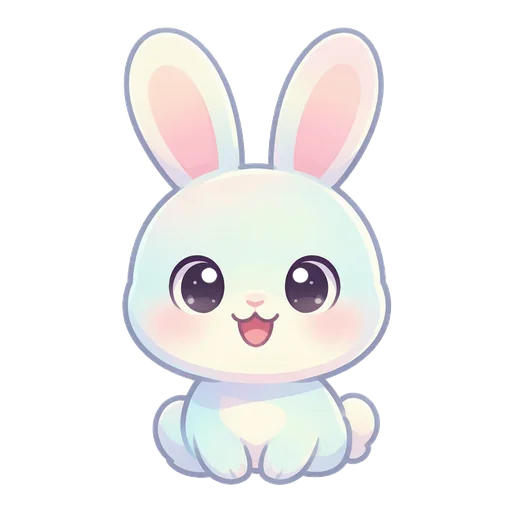
#> input picture app/src/main/assets/cards/001.webp, 512 x 512 px; its folder holds 4 pictures in this run
$ python gen_icon_aliases.py
#> lines starting #> are read from the running program, lines starting #| are printed output that depends on the picture
#!/usr/bin/env python3
# -*- coding: utf-8 -*-
"""
生成「自定义图标」所需的全部资源 + 清单别名（幂等，可重复运行）：
  1. res/mipmap-xxxhdpi/cardart_NNN.webp   101 张卡面（432px 画布，萌宠居中 224px，占 108dp 的 56dp）
  2. res/drawable/icon_bg_<rarity>.xml     5 个稀有度渐变底
  3. res/drawable/icon_ring_<rarity>.xml   5 个稀有度描边圈（62dp，位于 66dp 安全区内）
  4. res/drawable/icon_fg_cNNN_<r>.xml     505 个前景 layer-list（描边圈 + 卡面）
  5. res/mipmap-anydpi-v26/icon_cNNN_<r>.xml  505 个自适应图标
  6. AndroidManifest.xml 中插入 506 个 activity-alias（默认 standard + 101×5 卡片别名）
     卡片别名默认 enabled=false，运行时由 IconSwitcher 切换。

用法：在仓库根目录执行  python3 tools/gen_icon_aliases.py
依赖：Pillow（pip install Pillow）
"""
import os
import re
from PIL import Image

ROOT = os.path.normpath(os.path.join(os.path.dirname(__file__), ".."))
SRC = os.path.join(ROOT, "app/src/main/assets/cards")
RES = os.path.join(ROOT, "app/src/main/res")
DRAWABLE = os.path.join(RES, "drawable")
MIPMAP_XXXHDPI = os.path.join(RES, "mipmap-xxxhdpi")
MIPMAP_V26 = os.path.join(RES, "mipmap-anydpi-v26")
MANIFEST = os.path.join(ROOT, "app/src/main/AndroidManifest.xml")

TOTAL = 101
CANVAS = 432          # 自适应图标画布 108dp @ xxxhdpi(4x)
ART_SIZE = 224        # 萌宠 56dp @4x，居中，66dp 安全区内
RING_DP = 62          # 描边圈直径，外缘 < 66dp 安全区

# (别名后缀, 背景类型, 起始色, 结束色, 描边色, 描边宽dp)
RARITIES = [
    ("common",  "linear",  "#1B2130", "#141926", "#8B93A7", "1.5"),
    ("copper",  "linear",  "#2A2118", "#1B1611", "#C97A45", "2"),
    ("silver",  "linear",  "#232B38", "#161B24", "#C9D4E3", "2"),
    ("gold",    "linear",  "#3A2E0F", "#1C180C", "#F5C542", "2.5"),
    ("diamond", "radial",  "#1F5A68", "#0C1B22", "#67E8F9", "2.5"),
]


def gen_cardart():
    os.makedirs(MIPMAP_XXXHDPI, exist_ok=True)
    for i in range(1, TOTAL + 1):
        src = Image.open(os.path.join(SRC, "%03d.webp" % i)).convert("RGBA")
#> src is the input picture: PIL image 512x512 RGBA; mean R, G, B, A 88.6, 87.3, 87.2, 91.6
        art = src.crop(src.getbbox())          # 紧裁透明底
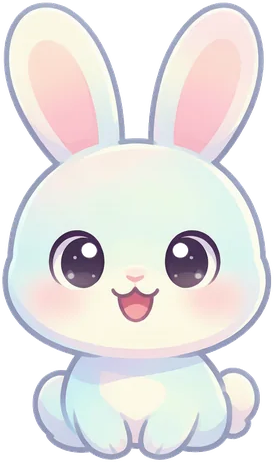
#> art: PIL image 274x462 RGBA; mean R, G, B, A 182.8, 180.2, 179.8, 189.6; transparent parts drawn white
        art.thumbnail((ART_SIZE, ART_SIZE), Image.LANCZOS)
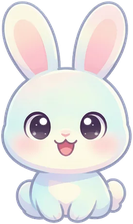
#> art: PIL image 133x224 RGBA; mean R, G, B, A 174, 171.3, 171.4, 189.6; transparent parts drawn white
        canvas = Image.new("RGBA", (CANVAS, CANVAS), (0, 0, 0, 0))
#> canvas: PIL image 432x432 RGBA; every value is 0
        canvas.paste(art, ((CANVAS - art.width) // 2, (CANVAS - art.height) // 2), art)
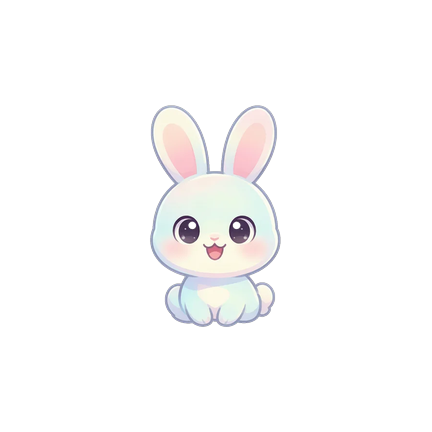
#> canvas: PIL image 432x432 RGBA; mean R, G, B, A 26.5, 26, 25.9, 30; transparent parts drawn white
        canvas.save(os.path.join(MIPMAP_XXXHDPI, "cardart_%03d.webp" % i), "WEBP", quality=85, method=6)
#> pass 2 of the loop in gen_cardart, `for i in range(1, TOTAL + 1):`:
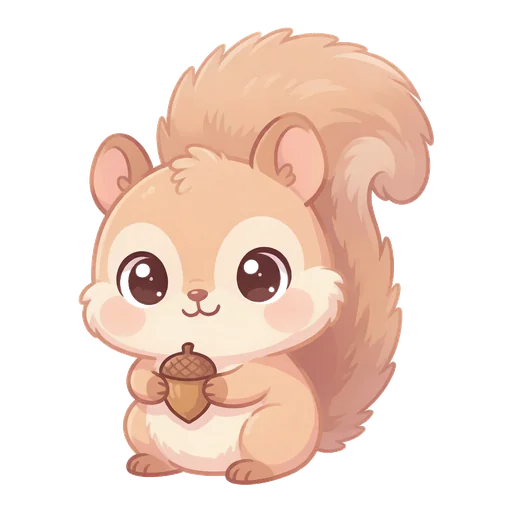
#> input picture app/src/main/assets/cards/002.webp, 512 x 512 px
#> in gen_cardart, src is the input picture: PIL image 512x512 RGBA; mean R, G, B, A 110.7, 89, 77.7, 114.4
#> in gen_cardart, `art.thumbnail((ART_SIZE, ART_SIZE), Image.LANCZOS)`:
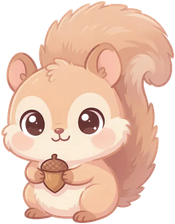
#> art: PIL image 175x224 RGBA; mean R, G, B, A 169, 134.3, 116.4, 180.2; transparent parts drawn white
#> in gen_cardart, `canvas.paste(art, ((CANVAS - art.width) // 2, (CANVAS - art.height) //..`:
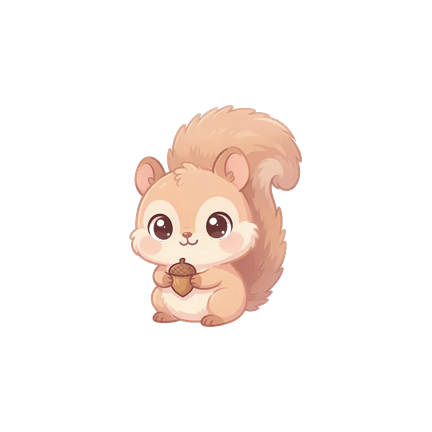
#> canvas: PIL image 432x432 RGBA; mean R, G, B, A 33.9, 27, 23.3, 37.6; transparent parts drawn white
#> pass 3 of the loop in gen_cardart, `for i in range(1, TOTAL + 1):`:
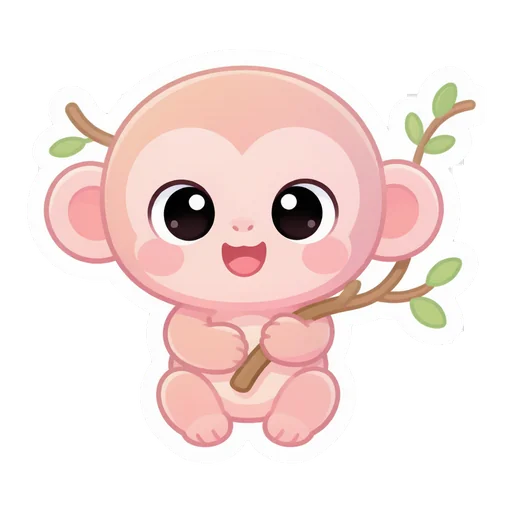
#> input picture app/src/main/assets/cards/003.webp, 512 x 512 px
#> in gen_cardart, src is the input picture: PIL image 512x512 RGBA; mean R, G, B, A 126.2, 109.6, 106.4, 126
#> in gen_cardart, `art = src.crop(src.getbbox())`:
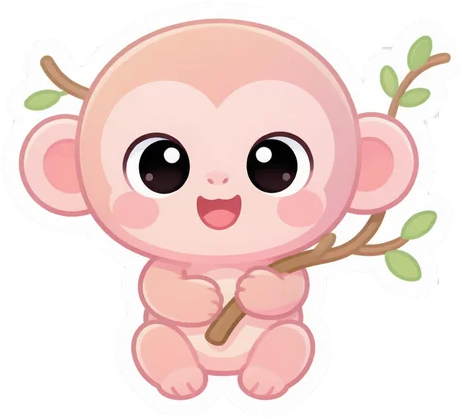
#> art: PIL image 462x419 RGBA; mean R, G, B, A 169.8, 147.3, 142.9, 170.7; transparent parts drawn white
#> in gen_cardart, `canvas.paste(art, ((CANVAS - art.width) // 2, (CANVAS - art.height) //..`:
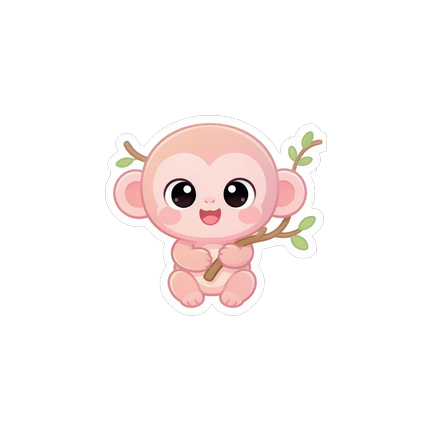
#> canvas: PIL image 432x432 RGBA; mean R, G, B, A 38, 32.5, 31.5, 41.3; transparent parts drawn white
#> the loop made 5 passes; the first 3 are shown
    print("cardart: %d webp -> %s" % (TOTAL, os.path.relpath(MIPMAP_XXXHDPI, ROOT)))


# [62 lines left out: functions gen_bg_and_rings, gen_fg_and_adaptive, not called in this run]


ALIAS_TMPL = (
    '        <activity-alias\n'
    '            android:name=".icon.%s"\n'
    '            android:enabled="%s"\n'
    '            android:exported="true"\n'
    '            android:icon="@mipmap/%s"\n'
    '            android:targetActivity=".ui.SplashActivity">\n'
    '            <intent-filter>\n'
    '                <action android:name="android.intent.action.MAIN" />\n'
    '                <category android:name="android.intent.category.LAUNCHER" />\n'
    '            </intent-filter>\n'
    '        </activity-alias>\n'
)


# [25 lines left out: function gen_manifest, not called in this run]


if __name__ == "__main__":
#> (the run stopped early here; a loop or call above may not have finished)
